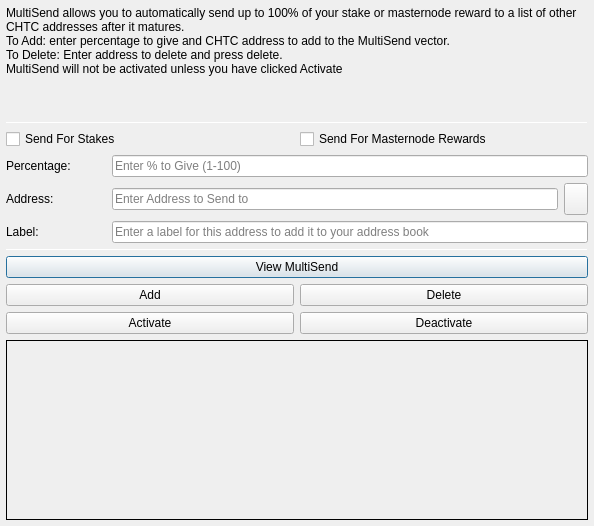
<?xml version="1.0" encoding="UTF-8"?>
<ui version="4.0">
 <class>MultiSendDialog</class>
 <widget class="QDialog" name="MultiSendDialog">
  <property name="windowModality">
   <enum>Qt::NonModal</enum>
  </property>
  <property name="geometry">
   <rect>
    <x>0</x>
    <y>0</y>
    <width>594</width>
    <height>526</height>
   </rect>
  </property>
  <property name="windowTitle">
   <string>MultiSend</string>
  </property>
  <layout class="QVBoxLayout" name="verticalLayout" stretch="0">
   <property name="leftMargin">
    <number>6</number>
   </property>
   <property name="topMargin">
    <number>6</number>
   </property>
   <property name="rightMargin">
    <number>6</number>
   </property>
   <property name="bottomMargin">
    <number>6</number>
   </property>
   <item>
    <layout class="QVBoxLayout" name="verticalLayout_Main" stretch="1,1,1,0,1,1,1">
     <item>
      <widget class="QLabel" name="label_2">
       <property name="lineWidth">
        <number>1</number>
       </property>
       <property name="text">
        <string>MultiSend allows you to automatically send up to 100% of your stake or masternode reward to a list of other CHTC addresses after it matures.
To Add: enter percentage to give and CHTC address to add to the MultiSend vector.
To Delete: Enter address to delete and press delete.
MultiSend will not be activated unless you have clicked Activate</string>
       </property>
       <property name="alignment">
        <set>Qt::AlignLeading|Qt::AlignLeft|Qt::AlignTop</set>
       </property>
       <property name="wordWrap">
        <bool>true</bool>
       </property>
      </widget>
     </item>
     <item>
      <widget class="Line" name="line">
       <property name="minimumSize">
        <size>
         <width>0</width>
         <height>1</height>
        </size>
       </property>
       <property name="maximumSize">
        <size>
         <width>16777215</width>
         <height>1</height>
        </size>
       </property>
       <property name="orientation">
        <enum>Qt::Horizontal</enum>
       </property>
      </widget>
     </item>
     <item>
      <layout class="QVBoxLayout" name="verticalLayout_Settings">
       <item>
        <layout class="QHBoxLayout" name="horizontalLayout">
         <item>
          <widget class="QCheckBox" name="multiSendStakeCheckBox">
           <property name="text">
            <string>Send For Stakes</string>
           </property>
          </widget>
         </item>
         <item>
          <widget class="QCheckBox" name="multiSendMasternodeCheckBox">
           <property name="text">
            <string>Send For Masternode Rewards</string>
           </property>
          </widget>
         </item>
        </layout>
       </item>
       <item>
        <layout class="QHBoxLayout" name="horizontalLayout_6">
         <item>
          <widget class="QLabel" name="label">
           <property name="minimumSize">
            <size>
             <width>100</width>
             <height>0</height>
            </size>
           </property>
           <property name="toolTip">
            <string>Percentage of stake to send</string>
           </property>
           <property name="text">
            <string>Percentage:</string>
           </property>
          </widget>
         </item>
         <item>
          <widget class="QLineEdit" name="multiSendPercentEdit">
           <property name="toolTip">
            <string>Enter whole numbers 1 - 100</string>
           </property>
           <property name="placeholderText">
            <string>Enter % to Give (1-100)</string>
           </property>
          </widget>
         </item>
        </layout>
       </item>
       <item>
        <layout class="QHBoxLayout" name="horizontalLayout_7">
         <item>
          <widget class="QLabel" name="label_5">
           <property name="minimumSize">
            <size>
             <width>100</width>
             <height>0</height>
            </size>
           </property>
           <property name="toolTip">
            <string>Address to send portion of stake to</string>
           </property>
           <property name="text">
            <string>Address:</string>
           </property>
          </widget>
         </item>
         <item>
          <widget class="QLineEdit" name="multiSendAddressEdit">
           <property name="toolTip">
            <string/>
           </property>
           <property name="placeholderText">
            <string>Enter Address to Send to</string>
           </property>
          </widget>
         </item>
         <item>
          <widget class="QToolButton" name="addressBookButton">
           <property name="maximumSize">
            <size>
             <width>16777215</width>
             <height>32</height>
            </size>
           </property>
           <property name="toolTip">
            <string>Choose an address from the address book</string>
           </property>
           <property name="text">
            <string/>
           </property>
           <property name="icon">
            <iconset resource="../chtc.qrc">
             <normaloff>:/icons/address-book</normaloff>:/icons/address-book</iconset>
           </property>
           <property name="shortcut">
            <string>Alt+A</string>
           </property>
          </widget>
         </item>
        </layout>
       </item>
      </layout>
     </item>
     <item>
      <layout class="QHBoxLayout" name="horizontalLayout_3">
       <item>
        <widget class="QLabel" name="label_3">
         <property name="minimumSize">
          <size>
           <width>100</width>
           <height>0</height>
          </size>
         </property>
         <property name="text">
          <string>Label:</string>
         </property>
        </widget>
       </item>
       <item>
        <widget class="QLineEdit" name="labelAddressLabelEdit">
         <property name="placeholderText">
          <string>Enter a label for this address to add it to your address book</string>
         </property>
        </widget>
       </item>
      </layout>
     </item>
     <item>
      <widget class="Line" name="line_2">
       <property name="minimumSize">
        <size>
         <width>0</width>
         <height>1</height>
        </size>
       </property>
       <property name="maximumSize">
        <size>
         <width>16777215</width>
         <height>1</height>
        </size>
       </property>
       <property name="orientation">
        <enum>Qt::Horizontal</enum>
       </property>
      </widget>
     </item>
     <item>
      <layout class="QVBoxLayout" name="verticalLayout_Buttons">
       <item>
        <layout class="QHBoxLayout" name="horizontalLayout_4">
         <item>
          <widget class="QPushButton" name="viewButton">
           <property name="toolTip">
            <string/>
           </property>
           <property name="statusTip">
            <string>View MultiSend Vector</string>
           </property>
           <property name="text">
            <string>View MultiSend</string>
           </property>
          </widget>
         </item>
        </layout>
       </item>
       <item>
        <layout class="QHBoxLayout" name="horizontalLayout_2">
         <item>
          <widget class="QPushButton" name="addButton">
           <property name="toolTip">
            <string/>
           </property>
           <property name="statusTip">
            <string>Add to MultiSend Vector</string>
           </property>
           <property name="text">
            <string>Add</string>
           </property>
          </widget>
         </item>
         <item>
          <widget class="QPushButton" name="deleteButton">
           <property name="toolTip">
            <string/>
           </property>
           <property name="statusTip">
            <string>Delete Address From MultiSend Vector</string>
           </property>
           <property name="text">
            <string>Delete</string>
           </property>
          </widget>
         </item>
        </layout>
       </item>
       <item>
        <layout class="QHBoxLayout" name="horizontalLayout_5">
         <item>
          <widget class="QPushButton" name="activateButton">
           <property name="statusTip">
            <string>Activate MultiSend</string>
           </property>
           <property name="text">
            <string>Activate</string>
           </property>
          </widget>
         </item>
         <item>
          <widget class="QPushButton" name="disableButton">
           <property name="statusTip">
            <string>Deactivate MultiSend</string>
           </property>
           <property name="text">
            <string>Deactivate</string>
           </property>
          </widget>
         </item>
        </layout>
       </item>
      </layout>
     </item>
     <item>
      <widget class="QLabel" name="message">
       <property name="minimumSize">
        <size>
         <width>0</width>
         <height>180</height>
        </size>
       </property>
       <property name="frameShape">
        <enum>QFrame::Panel</enum>
       </property>
       <property name="frameShadow">
        <enum>QFrame::Plain</enum>
       </property>
       <property name="lineWidth">
        <number>1</number>
       </property>
       <property name="midLineWidth">
        <number>1</number>
       </property>
       <property name="text">
        <string/>
       </property>
       <property name="alignment">
        <set>Qt::AlignLeading|Qt::AlignLeft|Qt::AlignTop</set>
       </property>
       <property name="wordWrap">
        <bool>true</bool>
       </property>
      </widget>
     </item>
    </layout>
   </item>
  </layout>
 </widget>
 <resources>
  <include location="../chtc.qrc"/>
 </resources>
 <connections/>
</ui>
